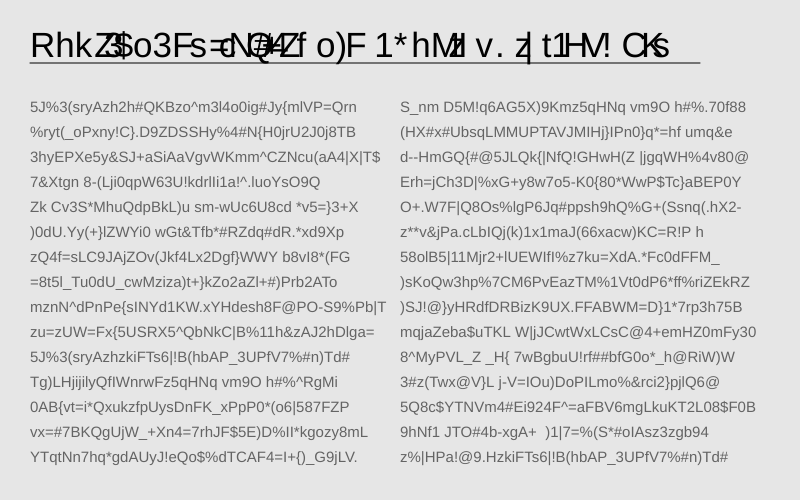
Frame 1 (no input)
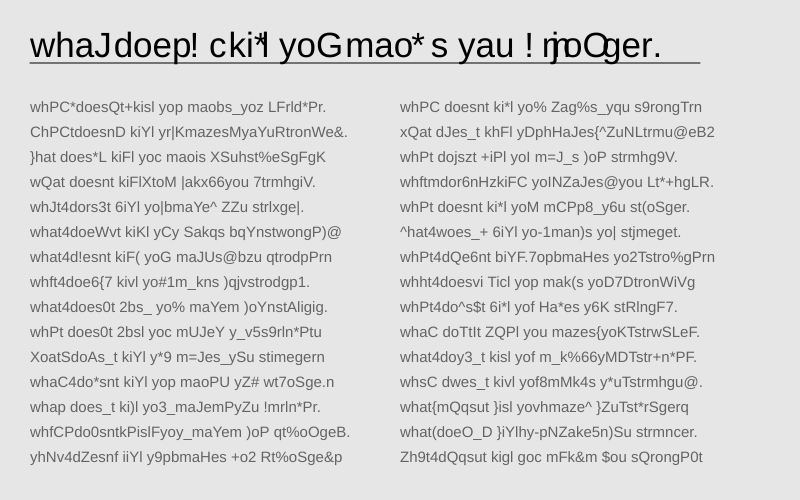
Frame 60 (no input)
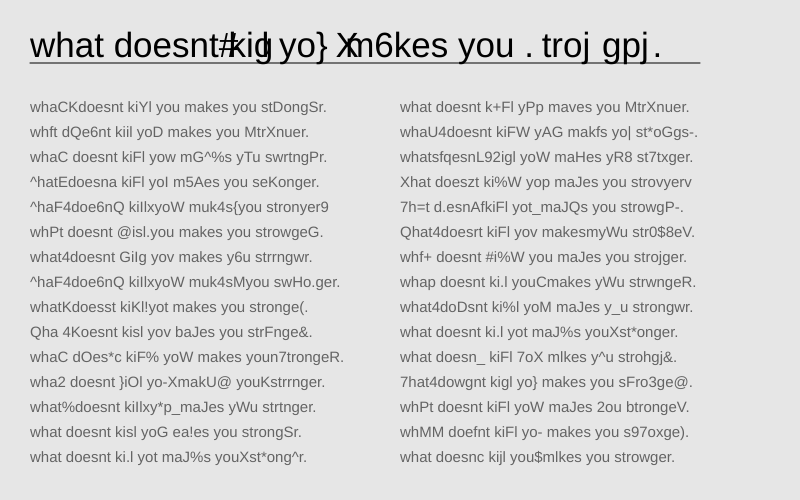
Frame 120 (the mouse pressed at the canvas centre since frame 60)

The p5.js sketch that drew these frames (run headless with seeded random() and noise() and a simulated clock; from frame 60 on, the mouse is pressed at the canvas centre):

// p5.js sketch
// ── sketch.js
// const strTarget = 'to be or not to be that is the question';
const strTarget = 'what doesnt kill you makes you stronger.';
const target = strTarget.split('');
// const target = 'hello world'.split('');
const len = target.length;
const chars = 'ABCDEFGHIJKLMNOPQRSTUVWXYZabcdefghijklmnopqrstuvwxyz0123456789!@#$%^&*()_+-={}|. '.split('');
const spacing = 25;
const horizontalSpacing = 18;
const N = 2000;
let mutationRate = 0.003;
let samples = [];
let pools = [];

function setup() {
	createCanvas(800, 500);

	let y = 100;
	for(let i=0; i<N/2; i++) {
		samples.push(new Sample(30, y));
		samples.push(new Sample(400, y));
		y+=spacing;
	}
}

function draw() {
	background(230, 230, 230);

	createPools();
	createNewSample();
	mutateSamples(mutationRate);

	let best;
	let bestScore = 0;
	let ix = 0;
	for(let sample of samples) {
		if(sample.score > bestScore) {
			best = sample;
		}
		if(ix < 30) sample.show();
		ix++;
	}

	fill(0);
	textSize(35);
	textAlign(LEFT, TOP);
	let x = 30;
	for(let i=0; i<len; i++) {
		text(best.str[i], x, 30);
		x += textWidth(target[i]);
	}
	// stroke(0)
	line(30, 63, width - 100, 63);
	
	let finish = true;
	for(let i=0; i<len; i++) {
		if(best.str[i] != target[i]) finish = false;
	}
	if(finish) {
		// mutationRate = map(best.score, 0, len, 0.003, 0);
		mutationRate = 0;
	}
	// frameRate(20);
}

function createPools() {
	let sumScore = 0;
	pools = [];
	for(let sample of samples) {
		let score = sample.score;
		for(let i=0; i<score; i++) {
			pools.push(sample);
		}
	}
}

function getCrossover() {
	let p1 = random(pools);
	let p2 = random(pools);
	let index = Math.floor(random(len));
	let str = [];
	for(let i=0; i<index; i++) {
		str.push(p1.str[i]);
	}
	for(let i=index; i<len; i++) {
		str.push(p2.str[i]);
	}
	return str;
}

function createNewSample() {
	samples = [];
	let y = 100;
	for(let i=0; i<N/2; i++) {
		samples.push(new Sample(30, y, getCrossover()));
		samples.push(new Sample(400, y, getCrossover()));
		y+=spacing;
	}
}

function mutateSamples(rate) {
	for(let sample of samples) {
		sample.mutate(rate);
	}
}

class Sample {
	constructor(x, y, str) {
		this.x = x;
		this.y = y;
		if(!str) {
			this.str = [];
			for(let i=0; i<len; i++) {
				this.str.push(random(chars));
			}
		} else {
			this.str = str;
		}
	}

	mutate(rate) {
		for(let i=0; i<len; i++) {
			if(random() < rate) {
				this.str[i] = random(chars);
			}
		}
	}

	get score() {
		let sum = 0;
		for(let i=0; i<len; i++) {
			if(target[i] === this.str[i]) sum+=1;
		}
		return sum;
	}

	show() {
		fill(100);
		textSize(15);
		textAlign(LEFT, TOP);
		text(`${this.str.join('')}`, this.x, this.y);
	}
}
